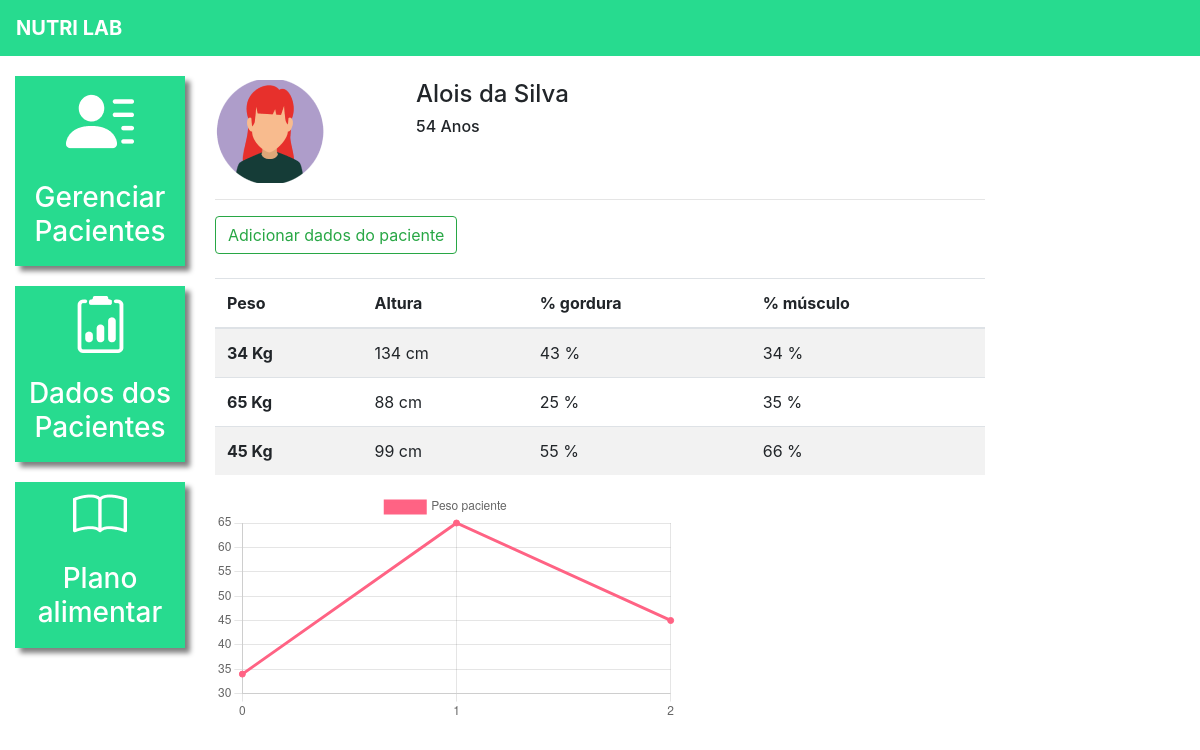
The page /dados_paciente/1/ (signed in) on the database its author committed.
### plataforma/models.py (models this page shows, shortened)
class Pacientes(models.Model):
    choices_sexo = (('F', 'Feminino'),
                    ('M', 'Masculino'))
    nome = models.CharField(max_length=50)
    sexo = models.CharField(max_length=1, choices=choices_sexo)
    idade = models.IntegerField()
    email = models.EmailField()
    telefone = models.CharField(max_length=19)
    nutri = models.ForeignKey(User, on_delete=models.CASCADE)

class DadosPaciente(models.Model):
    paciente = models.ForeignKey(Pacientes, on_delete=models.CASCADE)
    data = models.DateTimeField()
    peso = models.IntegerField()
    altura = models.IntegerField()
    percentual_gordura = models.IntegerField()
    percentual_musculo = models.IntegerField()
    colesterol_hdl = models.IntegerField()
    colesterol_ldl = models.IntegerField()
    colesterol_total = models.IntegerField()
    trigliceridios = models.IntegerField()

### plataforma/views.py (the view, shortened to what this page needs)
# urls.py: path('dados_paciente/', views.dados_paciente_listar, name='dados_paciente_listar'),
@login_required(login_url='/auth/logar/')
def dados_paciente(request, id):
    paciente = get_object_or_404(Pacientes, id=id)
    if not paciente.nutri == request.user:
        messages.add_message(request, constants.ERROR, 'Esse paciente não é seu')
        return redirect('/dados_paciente/')
    if request.method == "GET":
        dados_paciente = DadosPaciente.objects.filter(paciente=paciente)
        return render(request, 'dados_paciente.html', {'paciente': paciente, 'dados_paciente': dados_paciente})

### plataforma/templates/dados_paciente.html (shortened to what this page needs)
{% extends 'base_plataforma.html' %}
{% load static %}
{% block 'plataforma' %}
<br>
<div class="row">
    <div class="col-md-3">
        <img src="{% static 'plataforma/img/perfil1.png' %}">
    </div>
    <div class="col-md-3 dados descricao">
        <h4>{{ paciente.nome }}</h4>
        <h6>{{ paciente.idade }} Anos</h6>
    </div>
</div>
<hr>
<button type="button" class="btn btn-outline-success" data-toggle="modal" data-target="#modal">
    Adicionar dados do paciente
</button>
<br>
<br>
    <table class="table table-striped">
        <thead>
            <tr>
                <th scope="col">Peso</th>
                <th scope="col">Altura</th>
                <th scope="col">% gordura</th>
                <th scope="col">% músculo</th>
            </tr>
        </thead>
        <tbody>
            {% for dado in dados_paciente %}
                <tr>
                    <th scope="row">{{ dado.peso }} Kg</th>
                    <td>{{dado.altura}} cm</td>
                    <td>{{dado.percentual_gordura}} %</td>
                    <td>{{dado.percentual_musculo}} %</td>
                </tr>
            {% endfor %}
        </tbody>
    </table>
    <div style="width: 60%;">
        <canvas id="myChart"></canvas>
    </div>
    <script>
        fetch("/grafico_peso/{{paciente.id}}/",{
            method: 'POST',
        }).then(function(result){
            return result.json()
        }).then(function(data_paciente){
            const data = {
                labels: data_paciente['labels'],
                datasets: [{
                label: 'Peso paciente',
                backgroundColor: 'rgb(255, 99, 132)',
                borderColor: 'rgb(255, 99, 132)',
                data: data_paciente['peso'],
                }]
            };
            const config = {
                type: 'line',
                data: data,
                options: {}
            };
            const myChart = new Chart(
                document.getElementById('myChart'),
                config
            );
        })
    </script>
{% endblock%}

### templates/static/plataforma/css/css.css (style rules this page uses)
.dados { font-weight: bold; }
.descricao { margin-left: -12%; }
@media (max-width: 1300px) { .descricao { margin-left: 1px; } }

### rows shown on the page
Pacientes: nome "Alois da Silva", idade "54"
DadosPaciente: peso "34", altura "134", percentual_gordura "43", percentual_musculo "34"
DadosPaciente: peso "65", altura "88", percentual_gordura "25", percentual_musculo "35"
DadosPaciente: peso "45", altura "99", percentual_gordura "55", percentual_musculo "66"
